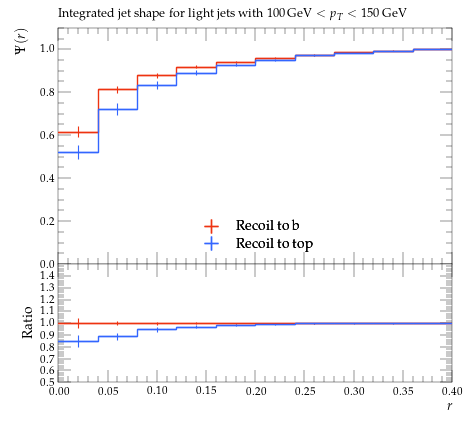

Source code (Python):
#! /usr/bin/env python

# This Python script was auto-generated using YODA v2.0.2.
# Analysis object: /ATLAS_2013_I1243871/d05-x02-y02
# Timestamp: 06-08-2026 (15:14:31)

import matplotlib as mpl
import matplotlib.pyplot as plt
mpl.use('Agg') # comment out for interactive use
import os
import numpy as np

plotDir = os.path.split(os.path.realpath(__file__))[0]
if 'YODA_USER_PLOT_PATH' in globals():
    plot_outdir = globals()['YODA_USER_PLOT_PATH']
else:
    plot_outdir = plotDir

#plot style
plt.style.use(os.path.join(plotDir, '../default.mplstyle'))
# plot metadata
figW, figH = plt.rcParams['figure.figsize']
ax_xLabel = r'$r$'
ax_yLabel = r'$\Psi(r)$'
ax_title  = r'Integrated jet shape for light jets with $100\,\mathrm{GeV} < p_T < 150\,\mathrm{GeV}$'
ax_xScale = 'linear'
ax_yScale = 'linear'
xLims = (0.0, 0.4)
yLims = (0.0, 1.1)

# TeX-friendly labels for the legend
labels = {
    'legend' : ([ r"Recoil to b", r"Recoil to top" ], r""),
}

# Adjust canvas width and height
canvasW = 10.0
canvasH = 9.0
figW *= canvasW/10.
figH *= canvasH/9.

# Create figure and axis objects
fig, (ax, ratio0_ax) = plt.subplots(2, 1, sharex=True,
                  figsize=(figW,figH), gridspec_kw={'height_ratios': (6.0, 3.0)})

# Set figure margins
plt.subplots_adjust(
    left   = 1.0 * plt.rcParams['figure.subplot.left'],
    right  = 1.0 * plt.rcParams['figure.subplot.right'],
    top    = 1.0 * plt.rcParams['figure.subplot.top'],
    bottom = 1.0 * plt.rcParams['figure.subplot.bottom'])

ratio0_ax.yaxis.set_major_locator(mpl.ticker.MultipleLocator(0.1))
ratio0_ax.set_ylim(0.5, 1.4999)
ratio0_ax.set_ylabel('Ratio')

# the numerical data is stored in a separate file
dataf = dict()
prefix = os.path.split(__file__)[0]
if prefix:    prefix = prefix + '/'
exec(open(prefix+'d05-x02-y02__data.py').read(), dataf)


legend_handles = dict() # keep track of handles for the legend

# style options for curves
# starts at zorder>=5 to draw curve on top of legend
styles = {
  'recoil_b': {
    'color' : '#EE3311',
    'linestyle' : '-',
    'linewidth' : 1,
    'marker' : 'none',
    'markersize' : 2,
    'capsize' : 0.0,
    'zorder' : 5,
    'histstyle' : 1,
    'drawstyle' : 'steps-pre',
    'xerrorbars' : 1,
    'yerrorbars' : 1,
    'fillcolor' : None,
    'fillopacity' : 1.0,
    'ratio0_linestyle' : '-',
    'ratio0_linewidth' : 1,
    'ratio0_marker' : 'none',
    'ratio0_markersize' : 2,
    'ratio0_capsize' : 0.0,
    'ratio0_zorder' : 5,
    'ratio0_histstyle' : 1,
    'ratio0_drawstyle' : 'steps-pre',
    'ratio0_xerrorbars' : 1,
    'ratio0_yerrorbars' : 1,
  },
  'recoil_t': {
    'color' : '#3366FF',
    'linestyle' : '-',
    'linewidth' : 1,
    'marker' : 'none',
    'markersize' : 2,
    'capsize' : 0.0,
    'zorder' : 6,
    'histstyle' : 1,
    'drawstyle' : 'steps-pre',
    'xerrorbars' : 1,
    'yerrorbars' : 1,
    'fillcolor' : None,
    'fillopacity' : 1.0,
    'ratio0_linestyle' : '-',
    'ratio0_linewidth' : 1,
    'ratio0_marker' : 'none',
    'ratio0_markersize' : 2,
    'ratio0_capsize' : 0.0,
    'ratio0_zorder' : 6,
    'ratio0_histstyle' : 1,
    'ratio0_drawstyle' : 'steps-pre',
    'ratio0_xerrorbars' : 1,
    'ratio0_yerrorbars' : 1,
  },
}

# curve from input yoda files in main panel
for label, yvals in dataf['yvals'].items():
    if all(np.isnan(v) for v in dataf['yvals'][label]):
        continue
    tmp = None
    if styles[label]['histstyle']: # draw as histogram
        xpos = dataf['xedges'][label] if styles[label]['drawstyle'] else dataf['xpoints'][label]
        ypos = np.insert(yvals, 0, yvals[0]) if styles[label]['drawstyle'] else yvals
        if styles[label]['fillcolor']: # fill area below curve
            ax.fill_between(xpos, ypos, step='pre',
                            color=styles[label]['fillcolor'],
                            alpha=styles[label]['fillopacity'])
        tmp, = ax.plot(xpos, ypos,
                       color=styles[label]['color'],
                       linestyle=styles[label]['linestyle'],
                       linewidth=styles[label]['linewidth'],
                       drawstyle=styles[label]['drawstyle'], solid_joinstyle='miter',
                       zorder=styles[label]['zorder'], label=label)
    tmp = ax.errorbar(dataf['xpoints'][label], yvals,
                      xerr=np.array(dataf['xerrs'][label])*styles[label]['xerrorbars'],
                      yerr=np.array(dataf['yerrs'][label])*styles[label]['yerrorbars'],
                      fmt=styles[label]['marker'], capsize=styles[label]['capsize'],
                      markersize=styles[label]['markersize'],
                      ecolor=styles[label]['color'],
                      color=styles[label]['color'], zorder=styles[label]['zorder'])
    tmp[-1][0].set_linestyle(styles[label]['linestyle'])
    tmp[-1][0].set_linewidth(styles[label]['linewidth'])
    if label in dataf['add_legend_handle']:  legend_handles[label] = tmp
    for varLabel in dataf['variation_yvals'].keys():
        if varLabel.startswith(label):
            tmp, = ax.plot(dataf['xedges'][label], dataf['variation_yvals'][varLabel],
                           color=styles[label]['color'],
                           linestyle=styles[label]['linestyle'],
                           linewidth=styles[label]['linewidth'],
                           drawstyle='steps-pre', solid_joinstyle='miter',
                           zorder=styles[label]['zorder'], alpha=0.5)


# plots on ratio panel
# curve from input yoda files in ratio panel
for label, yvals in dataf['ratio0_yvals'].items():
    if all(np.isnan(v) for v in yvals):
        continue
    if styles[label]['ratio0_histstyle']: # plot as histogram
        xpos = dataf['xedges']['recoil_b'] if styles[label]['ratio0_drawstyle'] else dataf['xpoints']['recoil_b']
        ypos = np.insert(yvals, 0, yvals[0]) if styles[label]['ratio0_drawstyle'] else yvals
        ratio0_ax.plot(xpos, ypos,
                       color=styles[label]['color'],
                       linewidth=styles[label]['linewidth'],
                       linestyle=styles[label]['ratio0_linestyle'],
                       drawstyle=styles[label]['ratio0_drawstyle'], zorder=styles[label]['zorder'],
                       solid_joinstyle='miter')
    tmp = ratio0_ax.errorbar(dataf['xpoints']['recoil_b'], yvals,
                             xerr=np.array(dataf['ref_xerrs'])*styles[label]['ratio0_xerrorbars'],
                             yerr=np.array(dataf['ratio0_yerrs'][label])*styles[label]['ratio0_yerrorbars'],
                             fmt=styles[label]['ratio0_marker'], capsize=styles[label]['ratio0_capsize'],
                             markersize=styles[label]['ratio0_markersize'],
                             ecolor=styles[label]['color'],
                             color=styles[label]['color'])
    tmp[-1][0].set_linestyle(styles[label]['ratio0_linestyle'])
    tmp[-1][0].set_linewidth(styles[label]['ratio0_linewidth'])

    for varlabel in dataf['ratio0_variation_vals'].keys():
        if varlabel.startswith(label):
            ratio0_ax.plot(dataf['xedges']['recoil_b'],
                            dataf['ratio0_variation_vals'][varlabel],
                            color=styles[label]['color'],
                            linestyle=styles[label]['linestyle'],
                            linewidth=styles[label]['linewidth'],
                            drawstyle='steps-pre', solid_joinstyle='miter',
                            zorder=1, alpha=0.5)

legend_items = list(legend_handles.values())
ax.add_artist(ax.legend(legend_items,
                        labels['legend'][0],
                        title=labels['legend'][1],
                        alignment='left',
                        loc='lower center',
                        bbox_to_anchor=(0.5, 0.0)))

# set plot metadata as defined above
ratio0_ax.set_xlabel(ax_xLabel)
ratio0_ax.xaxis.set_label_coords(1., -0.15)
ax.set_ylabel(ax_yLabel, ha='right', va='top')
ax.yaxis.set_label_coords(-0.11, 1.0)
ax.set_title(ax_title, loc='left')
ax.set_xscale(ax_xScale)
ax.set_yscale(ax_yScale)
ax.set_xlim(xLims)
ax.set_ylim(yLims)

# tick formatting
plt.rcParams['xtick.top'] = True
plt.rcParams['ytick.right'] = True
fig.align_ylabels((ax, ratio0_ax))
plt.savefig(os.path.join(plot_outdir, 'd05-x02-y02.pdf'), format='PDF')
plt.savefig(os.path.join(plot_outdir, 'd05-x02-y02.png'), format='PNG')

plt.close(fig)
